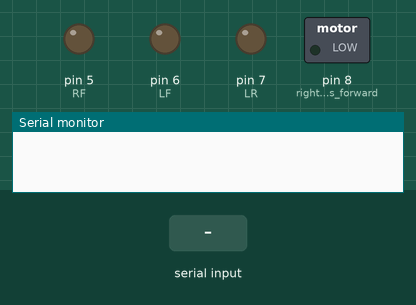
Recording of a sketch running on a simulated Arduino Uno, built with avr-gcc and run on an emulated ATmega328P. Parts: switched loads named in the sketch (green lamp = pin HIGH), output pins drawn as LEDs (lit = HIGH), the last lines printed to the serial monitor. The test bench sets the inputs (shaded band).

Above: at 1.2 s.
1.3 s: "F" received over Serial
At 1.8 s:
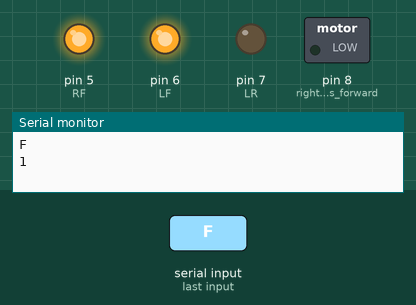
2.8 s: "G" received over Serial
At 4.1 s:
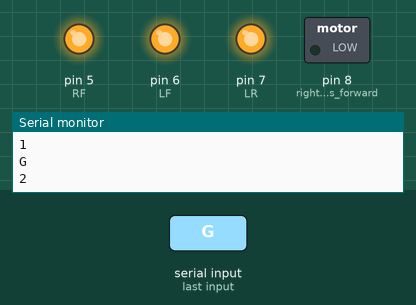
Timing chart, 0 to 5.8 s (numbered marks = the images above; inputs shaded):
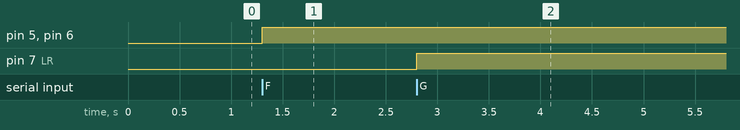

The sketch:

Car_kit_bluetooth.ino
```cpp
//Código creado por Electro CR, instagram electro__cr, correo: cristopher533@gmail.com
char t;
const int LR = 7; //IN3
const int LF = 6; ////IN4
const int RF = 5; //IN1
const int RR = 4; //IN2

void setup() {
  pinMode(LF, OUTPUT);  //left motors  forward
  pinMode(LR, OUTPUT);  //left motors reverse
  pinMode(RF, OUTPUT);  //right  motors forward
  pinMode(RF, OUTPUT);  //right motors reverse
  //pinMode(9,OUTPUT);   //Led
  Serial.begin(9600);

  Serial.flush();

  pinMode(8, OUTPUT);  //right  motors forward
  pinMode(6, OUTPUT);
  //digitalWrite(8, HIGH);
  //digitalWrite(6, HIGH);
}

void loop() {
  if (Serial.available()) {
    t = Serial.read();
    Serial.println(t);

    if (t == 'F') {          //move  forward(all motors rotate in forward direction)
      digitalWrite(LF, HIGH);
      digitalWrite(RF, HIGH);
      Serial.println("1");
    }

    else if (t == 'G') {    //move reverse (all  motors rotate in reverse direction)
      digitalWrite(LR, HIGH);
      digitalWrite(RR, HIGH);
      Serial.println("2");

    }


    else if (t == 'R') {    //turn right (left side motors rotate in forward direction,  right side motors doesn't rotate)
      digitalWrite(LF, HIGH);
      digitalWrite(RR, HIGH);
      Serial.println("3");

    }

    else  if (t == 'L') {    //turn left (right side motors rotate in forward direction, left  side motors doesn't rotate)
      digitalWrite(LR, HIGH);
      digitalWrite(RF, HIGH);
      Serial.println("4");

    }

    else if (t == 'S') {    //STOP (all motors stop)
      digitalWrite(RF, LOW);
      digitalWrite(LF, LOW);
      digitalWrite(RR, LOW);
      digitalWrite(LR, LOW);
      Serial.println("5");

    }
    delay(10);
  }
}
```

Measured:
- after the input at 1.3 s, pin 5 (RF), pin 6 (LF): LOW → HIGH at once
- after the input at 2.8 s, pin 7 (LR): LOW → HIGH at once
